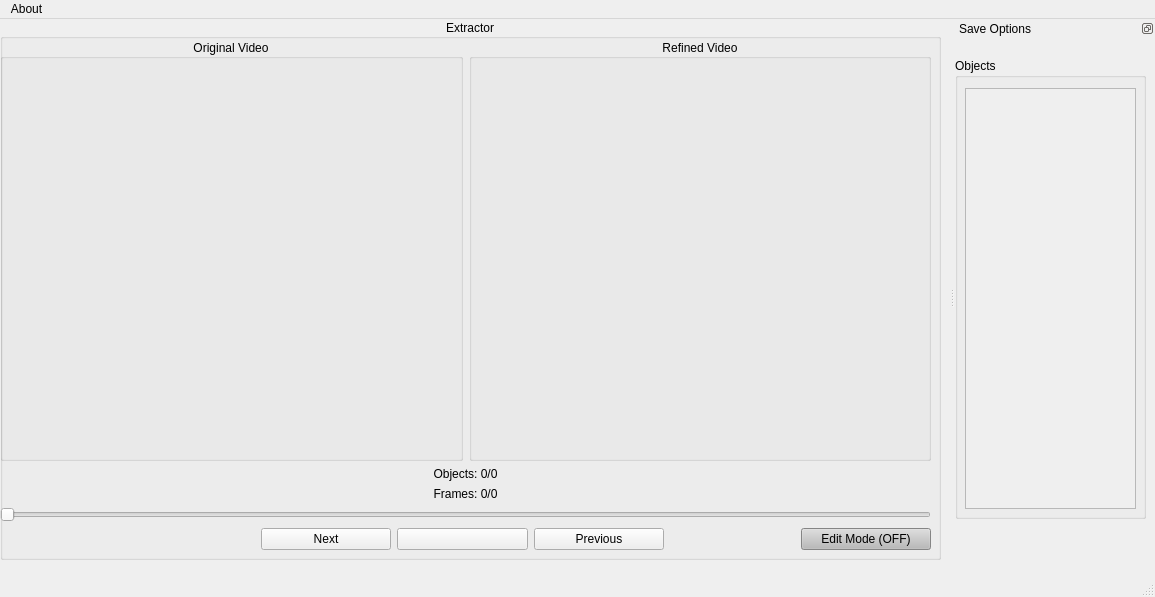
<?xml version="1.0" encoding="UTF-8"?>
<ui version="4.0">
 <class>MainWindow</class>
 <widget class="QMainWindow" name="MainWindow">
  <property name="geometry">
   <rect>
    <x>0</x>
    <y>0</y>
    <width>1155</width>
    <height>597</height>
   </rect>
  </property>
  <property name="windowTitle">
   <string>MainWindow</string>
  </property>
  <widget class="QWidget" name="centralwidget">
   <widget class="QWidget" name="horizontalLayoutWidget">
    <property name="geometry">
     <rect>
      <x>0</x>
      <y>0</y>
      <width>941</width>
      <height>541</height>
     </rect>
    </property>
    <layout class="QHBoxLayout" name="horizontalLayout">
     <item>
      <widget class="QGroupBox" name="extractor_box">
       <property name="title">
        <string>Extractor</string>
       </property>
       <property name="alignment">
        <set>Qt::AlignCenter</set>
       </property>
       <widget class="QWidget" name="verticalLayoutWidget">
        <property name="geometry">
         <rect>
          <x>0</x>
          <y>20</y>
          <width>931</width>
          <height>511</height>
         </rect>
        </property>
        <layout class="QVBoxLayout" name="verticalLayout" stretch="7,0,0,2,2">
         <item>
          <layout class="QHBoxLayout" name="horizontalLayout_3">
           <item>
            <widget class="QGroupBox" name="original_box">
             <property name="title">
              <string>Original Video</string>
             </property>
             <property name="alignment">
              <set>Qt::AlignCenter</set>
             </property>
            </widget>
           </item>
           <item>
            <widget class="QGroupBox" name="refined_box">
             <property name="title">
              <string>Refined Video</string>
             </property>
             <property name="alignment">
              <set>Qt::AlignCenter</set>
             </property>
            </widget>
           </item>
          </layout>
         </item>
         <item>
          <widget class="QLabel" name="objects_label">
           <property name="text">
            <string>Objects: 0/0</string>
           </property>
           <property name="alignment">
            <set>Qt::AlignCenter</set>
           </property>
          </widget>
         </item>
         <item>
          <widget class="QLabel" name="frames_label">
           <property name="text">
            <string>Frames: 0/0</string>
           </property>
           <property name="alignment">
            <set>Qt::AlignCenter</set>
           </property>
          </widget>
         </item>
         <item>
          <widget class="QSlider" name="slider">
           <property name="focusPolicy">
            <enum>Qt::NoFocus</enum>
           </property>
           <property name="orientation">
            <enum>Qt::Horizontal</enum>
           </property>
          </widget>
         </item>
         <item>
          <layout class="QHBoxLayout" name="horizontalLayout_2" stretch="2,1,1,1,1,1">
           <item>
            <spacer name="horizontalSpacer">
             <property name="orientation">
              <enum>Qt::Horizontal</enum>
             </property>
             <property name="sizeHint" stdset="0">
              <size>
               <width>20</width>
               <height>10</height>
              </size>
             </property>
            </spacer>
           </item>
           <item>
            <widget class="QPushButton" name="next_bnt">
             <property name="focusPolicy">
              <enum>Qt::NoFocus</enum>
             </property>
             <property name="text">
              <string>Next</string>
             </property>
            </widget>
           </item>
           <item>
            <widget class="QPushButton" name="play_bnt">
             <property name="focusPolicy">
              <enum>Qt::NoFocus</enum>
             </property>
             <property name="text">
              <string/>
             </property>
            </widget>
           </item>
           <item>
            <widget class="QPushButton" name="previous_bnt">
             <property name="focusPolicy">
              <enum>Qt::NoFocus</enum>
             </property>
             <property name="text">
              <string>Previous</string>
             </property>
            </widget>
           </item>
           <item>
            <spacer name="horizontalSpacer_2">
             <property name="orientation">
              <enum>Qt::Horizontal</enum>
             </property>
             <property name="sizeHint" stdset="0">
              <size>
               <width>30</width>
               <height>10</height>
              </size>
             </property>
            </spacer>
           </item>
           <item>
            <widget class="QPushButton" name="edit_mode_bnt">
             <property name="palette">
              <palette>
               <active>
                <colorrole role="WindowText">
                 <brush brushstyle="SolidPattern">
                  <color alpha="255">
                   <red>0</red>
                   <green>0</green>
                   <blue>0</blue>
                  </color>
                 </brush>
                </colorrole>
                <colorrole role="Button">
                 <brush brushstyle="SolidPattern">
                  <color alpha="255">
                   <red>186</red>
                   <green>186</green>
                   <blue>186</blue>
                  </color>
                 </brush>
                </colorrole>
                <colorrole role="Light">
                 <brush brushstyle="SolidPattern">
                  <color alpha="255">
                   <red>255</red>
                   <green>255</green>
                   <blue>255</blue>
                  </color>
                 </brush>
                </colorrole>
                <colorrole role="Midlight">
                 <brush brushstyle="SolidPattern">
                  <color alpha="255">
                   <red>220</red>
                   <green>220</green>
                   <blue>220</blue>
                  </color>
                 </brush>
                </colorrole>
                <colorrole role="Dark">
                 <brush brushstyle="SolidPattern">
                  <color alpha="255">
                   <red>93</red>
                   <green>93</green>
                   <blue>93</blue>
                  </color>
                 </brush>
                </colorrole>
                <colorrole role="Mid">
                 <brush brushstyle="SolidPattern">
                  <color alpha="255">
                   <red>124</red>
                   <green>124</green>
                   <blue>124</blue>
                  </color>
                 </brush>
                </colorrole>
                <colorrole role="Text">
                 <brush brushstyle="SolidPattern">
                  <color alpha="255">
                   <red>0</red>
                   <green>0</green>
                   <blue>0</blue>
                  </color>
                 </brush>
                </colorrole>
                <colorrole role="BrightText">
                 <brush brushstyle="SolidPattern">
                  <color alpha="255">
                   <red>255</red>
                   <green>255</green>
                   <blue>255</blue>
                  </color>
                 </brush>
                </colorrole>
                <colorrole role="ButtonText">
                 <brush brushstyle="SolidPattern">
                  <color alpha="255">
                   <red>0</red>
                   <green>0</green>
                   <blue>0</blue>
                  </color>
                 </brush>
                </colorrole>
                <colorrole role="Base">
                 <brush brushstyle="SolidPattern">
                  <color alpha="255">
                   <red>255</red>
                   <green>255</green>
                   <blue>255</blue>
                  </color>
                 </brush>
                </colorrole>
                <colorrole role="Window">
                 <brush brushstyle="SolidPattern">
                  <color alpha="255">
                   <red>186</red>
                   <green>186</green>
                   <blue>186</blue>
                  </color>
                 </brush>
                </colorrole>
                <colorrole role="Shadow">
                 <brush brushstyle="SolidPattern">
                  <color alpha="255">
                   <red>0</red>
                   <green>0</green>
                   <blue>0</blue>
                  </color>
                 </brush>
                </colorrole>
                <colorrole role="AlternateBase">
                 <brush brushstyle="SolidPattern">
                  <color alpha="255">
                   <red>220</red>
                   <green>220</green>
                   <blue>220</blue>
                  </color>
                 </brush>
                </colorrole>
                <colorrole role="ToolTipBase">
                 <brush brushstyle="SolidPattern">
                  <color alpha="255">
                   <red>255</red>
                   <green>255</green>
                   <blue>220</blue>
                  </color>
                 </brush>
                </colorrole>
                <colorrole role="ToolTipText">
                 <brush brushstyle="SolidPattern">
                  <color alpha="255">
                   <red>0</red>
                   <green>0</green>
                   <blue>0</blue>
                  </color>
                 </brush>
                </colorrole>
               </active>
               <inactive>
                <colorrole role="WindowText">
                 <brush brushstyle="SolidPattern">
                  <color alpha="255">
                   <red>0</red>
                   <green>0</green>
                   <blue>0</blue>
                  </color>
                 </brush>
                </colorrole>
                <colorrole role="Button">
                 <brush brushstyle="SolidPattern">
                  <color alpha="255">
                   <red>186</red>
                   <green>186</green>
                   <blue>186</blue>
                  </color>
                 </brush>
                </colorrole>
                <colorrole role="Light">
                 <brush brushstyle="SolidPattern">
                  <color alpha="255">
                   <red>255</red>
                   <green>255</green>
                   <blue>255</blue>
                  </color>
                 </brush>
                </colorrole>
                <colorrole role="Midlight">
                 <brush brushstyle="SolidPattern">
                  <color alpha="255">
                   <red>220</red>
                   <green>220</green>
                   <blue>220</blue>
                  </color>
                 </brush>
                </colorrole>
                <colorrole role="Dark">
                 <brush brushstyle="SolidPattern">
                  <color alpha="255">
                   <red>93</red>
                   <green>93</green>
                   <blue>93</blue>
                  </color>
                 </brush>
                </colorrole>
                <colorrole role="Mid">
                 <brush brushstyle="SolidPattern">
                  <color alpha="255">
                   <red>124</red>
                   <green>124</green>
                   <blue>124</blue>
                  </color>
                 </brush>
                </colorrole>
                <colorrole role="Text">
                 <brush brushstyle="SolidPattern">
                  <color alpha="255">
                   <red>0</red>
                   <green>0</green>
                   <blue>0</blue>
                  </color>
                 </brush>
                </colorrole>
                <colorrole role="BrightText">
                 <brush brushstyle="SolidPattern">
                  <color alpha="255">
                   <red>255</red>
                   <green>255</green>
                   <blue>255</blue>
                  </color>
                 </brush>
                </colorrole>
                <colorrole role="ButtonText">
                 <brush brushstyle="SolidPattern">
                  <color alpha="255">
                   <red>0</red>
                   <green>0</green>
                   <blue>0</blue>
                  </color>
                 </brush>
                </colorrole>
                <colorrole role="Base">
                 <brush brushstyle="SolidPattern">
                  <color alpha="255">
                   <red>255</red>
                   <green>255</green>
                   <blue>255</blue>
                  </color>
                 </brush>
                </colorrole>
                <colorrole role="Window">
                 <brush brushstyle="SolidPattern">
                  <color alpha="255">
                   <red>186</red>
                   <green>186</green>
                   <blue>186</blue>
                  </color>
                 </brush>
                </colorrole>
                <colorrole role="Shadow">
                 <brush brushstyle="SolidPattern">
                  <color alpha="255">
                   <red>0</red>
                   <green>0</green>
                   <blue>0</blue>
                  </color>
                 </brush>
                </colorrole>
                <colorrole role="AlternateBase">
                 <brush brushstyle="SolidPattern">
                  <color alpha="255">
                   <red>220</red>
                   <green>220</green>
                   <blue>220</blue>
                  </color>
                 </brush>
                </colorrole>
                <colorrole role="ToolTipBase">
                 <brush brushstyle="SolidPattern">
                  <color alpha="255">
                   <red>255</red>
                   <green>255</green>
                   <blue>220</blue>
                  </color>
                 </brush>
                </colorrole>
                <colorrole role="ToolTipText">
                 <brush brushstyle="SolidPattern">
                  <color alpha="255">
                   <red>0</red>
                   <green>0</green>
                   <blue>0</blue>
                  </color>
                 </brush>
                </colorrole>
               </inactive>
               <disabled>
                <colorrole role="WindowText">
                 <brush brushstyle="SolidPattern">
                  <color alpha="255">
                   <red>93</red>
                   <green>93</green>
                   <blue>93</blue>
                  </color>
                 </brush>
                </colorrole>
                <colorrole role="Button">
                 <brush brushstyle="SolidPattern">
                  <color alpha="255">
                   <red>186</red>
                   <green>186</green>
                   <blue>186</blue>
                  </color>
                 </brush>
                </colorrole>
                <colorrole role="Light">
                 <brush brushstyle="SolidPattern">
                  <color alpha="255">
                   <red>255</red>
                   <green>255</green>
                   <blue>255</blue>
                  </color>
                 </brush>
                </colorrole>
                <colorrole role="Midlight">
                 <brush brushstyle="SolidPattern">
                  <color alpha="255">
                   <red>220</red>
                   <green>220</green>
                   <blue>220</blue>
                  </color>
                 </brush>
                </colorrole>
                <colorrole role="Dark">
                 <brush brushstyle="SolidPattern">
                  <color alpha="255">
                   <red>93</red>
                   <green>93</green>
                   <blue>93</blue>
                  </color>
                 </brush>
                </colorrole>
                <colorrole role="Mid">
                 <brush brushstyle="SolidPattern">
                  <color alpha="255">
                   <red>124</red>
                   <green>124</green>
                   <blue>124</blue>
                  </color>
                 </brush>
                </colorrole>
                <colorrole role="Text">
                 <brush brushstyle="SolidPattern">
                  <color alpha="255">
                   <red>93</red>
                   <green>93</green>
                   <blue>93</blue>
                  </color>
                 </brush>
                </colorrole>
                <colorrole role="BrightText">
                 <brush brushstyle="SolidPattern">
                  <color alpha="255">
                   <red>255</red>
                   <green>255</green>
                   <blue>255</blue>
                  </color>
                 </brush>
                </colorrole>
                <colorrole role="ButtonText">
                 <brush brushstyle="SolidPattern">
                  <color alpha="255">
                   <red>93</red>
                   <green>93</green>
                   <blue>93</blue>
                  </color>
                 </brush>
                </colorrole>
                <colorrole role="Base">
                 <brush brushstyle="SolidPattern">
                  <color alpha="255">
                   <red>186</red>
                   <green>186</green>
                   <blue>186</blue>
                  </color>
                 </brush>
                </colorrole>
                <colorrole role="Window">
                 <brush brushstyle="SolidPattern">
                  <color alpha="255">
                   <red>186</red>
                   <green>186</green>
                   <blue>186</blue>
                  </color>
                 </brush>
                </colorrole>
                <colorrole role="Shadow">
                 <brush brushstyle="SolidPattern">
                  <color alpha="255">
                   <red>0</red>
                   <green>0</green>
                   <blue>0</blue>
                  </color>
                 </brush>
                </colorrole>
                <colorrole role="AlternateBase">
                 <brush brushstyle="SolidPattern">
                  <color alpha="255">
                   <red>186</red>
                   <green>186</green>
                   <blue>186</blue>
                  </color>
                 </brush>
                </colorrole>
                <colorrole role="ToolTipBase">
                 <brush brushstyle="SolidPattern">
                  <color alpha="255">
                   <red>255</red>
                   <green>255</green>
                   <blue>220</blue>
                  </color>
                 </brush>
                </colorrole>
                <colorrole role="ToolTipText">
                 <brush brushstyle="SolidPattern">
                  <color alpha="255">
                   <red>0</red>
                   <green>0</green>
                   <blue>0</blue>
                  </color>
                 </brush>
                </colorrole>
               </disabled>
              </palette>
             </property>
             <property name="text">
              <string>Edit Mode (OFF)</string>
             </property>
            </widget>
           </item>
          </layout>
         </item>
        </layout>
       </widget>
      </widget>
     </item>
    </layout>
   </widget>
  </widget>
  <widget class="QMenuBar" name="menubar">
   <property name="geometry">
    <rect>
     <x>0</x>
     <y>0</y>
     <width>1155</width>
     <height>22</height>
    </rect>
   </property>
   <widget class="QMenu" name="menuAbout">
    <property name="title">
     <string>About</string>
    </property>
   </widget>
   <addaction name="menuAbout"/>
  </widget>
  <widget class="QStatusBar" name="statusbar"/>
  <widget class="QDockWidget" name="dockWidget_2">
   <property name="minimumSize">
    <size>
     <width>200</width>
     <height>400</height>
    </size>
   </property>
   <property name="features">
    <set>QDockWidget::DockWidgetFloatable|QDockWidget::DockWidgetMovable</set>
   </property>
   <property name="windowTitle">
    <string>Save Options</string>
   </property>
   <attribute name="dockWidgetArea">
    <number>2</number>
   </attribute>
   <widget class="QWidget" name="dockWidgetContents_2">
    <widget class="QGroupBox" name="groupBox_4">
     <property name="geometry">
      <rect>
       <x>0</x>
       <y>20</y>
       <width>191</width>
       <height>461</height>
      </rect>
     </property>
     <property name="title">
      <string>Objects</string>
     </property>
     <widget class="QScrollArea" name="scroll_area">
      <property name="geometry">
       <rect>
        <x>10</x>
        <y>30</y>
        <width>171</width>
        <height>421</height>
       </rect>
      </property>
      <property name="widgetResizable">
       <bool>true</bool>
      </property>
      <widget class="QWidget" name="scrollAreaWidgetContents">
       <property name="geometry">
        <rect>
         <x>0</x>
         <y>0</y>
         <width>169</width>
         <height>419</height>
        </rect>
       </property>
      </widget>
     </widget>
    </widget>
   </widget>
  </widget>
 </widget>
 <resources/>
 <connections/>
</ui>
